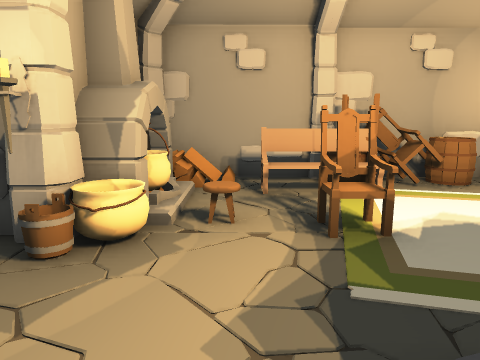
View 1 (above)

15 first-person views from a walk through a scene from a Unity 3-D project. The camera is 1.3 m above the floor, tilts 10° down and sees 70° across. Doors are open. The floor is counted in squares, 1 m on a side. Each view is taken from the middle of a square. On the plan, view 1 faces up. The plan holds only what a view shows up to about 15 squares ahead; the rest is blank. The player character is not drawn. Some surface patterns are stand-ins.

View 2
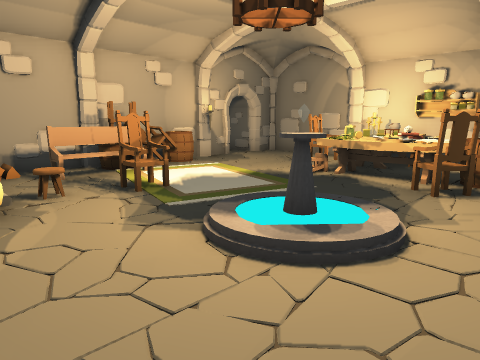

View 3
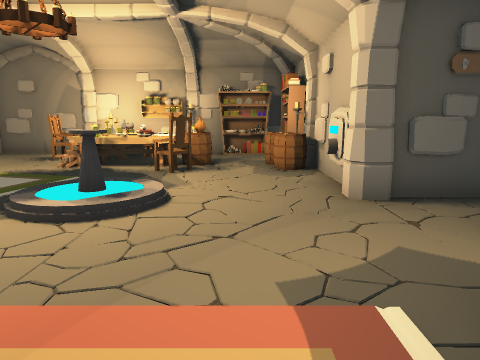

View 4
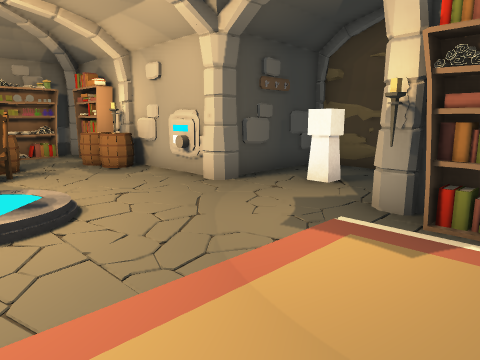

View 5
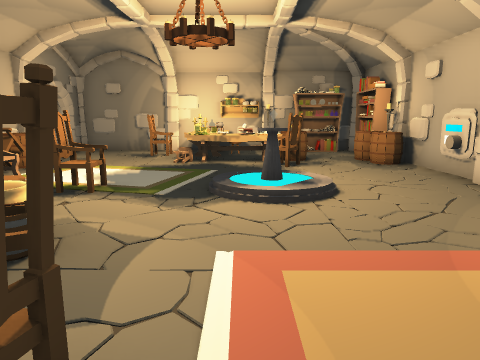

View 6
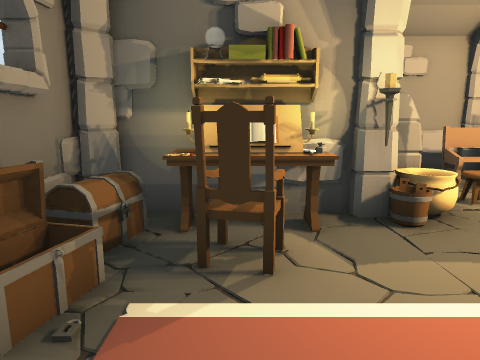

View 7
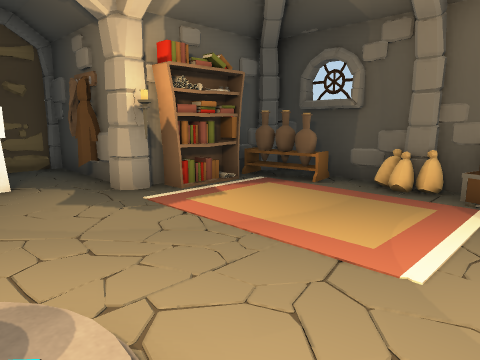

View 8
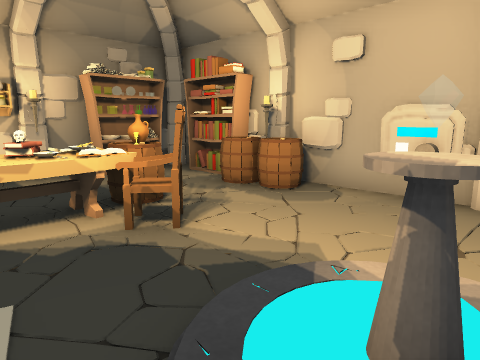

View 9
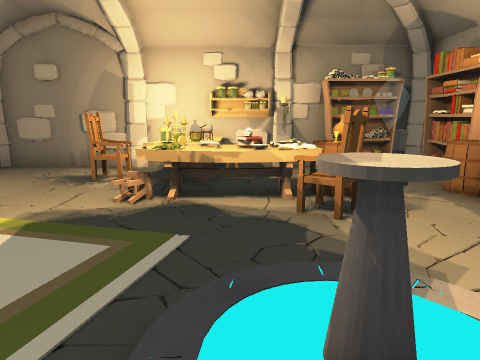

View 10
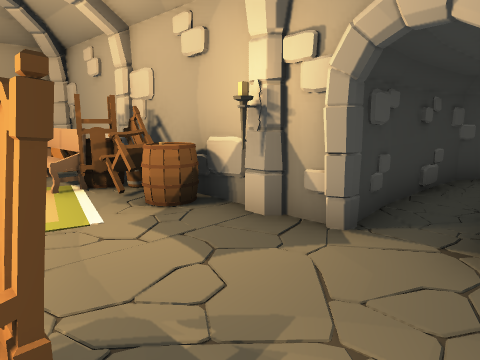

View 11
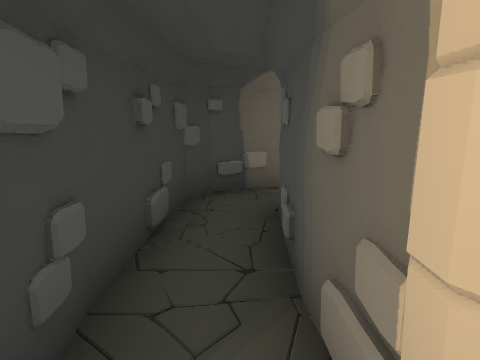

View 12
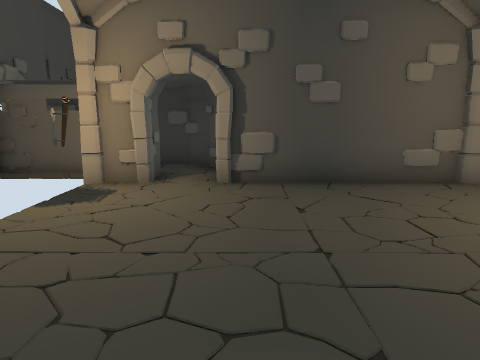

View 13
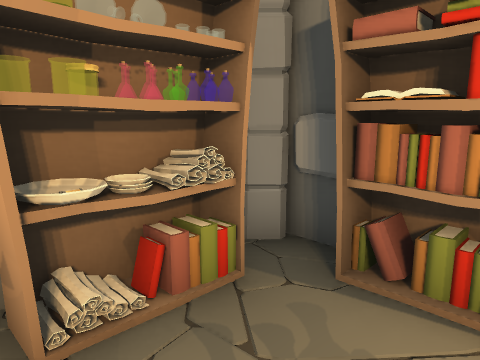

View 14
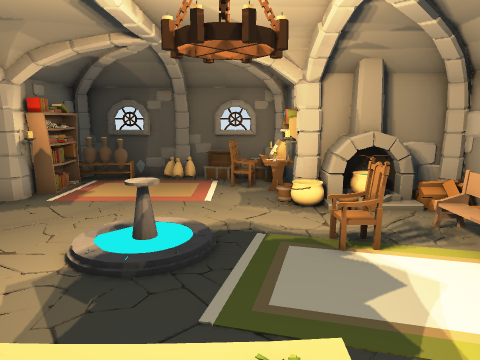

View 15
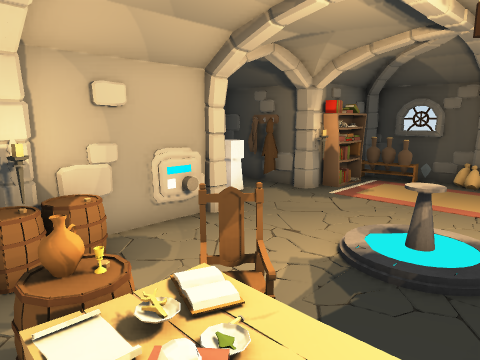

### Floor plan
Points are (right, up) in squares from view 1. A wall is a line through its corners. A room is listed if a view was taken in it or the views show most of it. See-through windows are left out.
Room 1 (views 1, 2, 3, 4, 5, 6, 7, 8, 9, 10, 11, 13, 14, 15)
walls: (-1.9, 4.1) (-1.9, 3.7) (-5.8, 3.7); (-2.1, 3.9) (-2.1, 3.2); (3.4, -4.1) (5.6, -4.1); (-2.1, 4.5) (-2.1, 4); (4.1, -4) (4.6, -4); (4.5, -3.9) (5.1, -4); (1.6, -5.5) (1.7, -4.8); (1.9, 7.7) (-1.6, 7.7) (-2, 7.2) (-2, 6.4); (1.7, -5.8) (1.6, -5.3); (-2.1, -4.5) (-2.1, -8) (1.7, -8) (1.7, -4.5); (-2, -5.1) (-1.8, -5.3) (-1.8, -5.8); (5.6, 7.7) (2, 7.7); (-5.7, 2.3) (-6, 1.6); (9.7, 2.4) (9.7, 3.6); (-1.8, -6) (-1.7, -6.5); (-5.6, 3.6) (-6.2, 3); (-5.9, 2.6) (-5.9, 1.5); (-6, 2.2) (-5.9, 1.7); (9.7, -1.5) (9.7, -0.4); (6.9, 7.5) (6.6, 7.7) (6, 7.7) (6, 7.2); (-5.9, -1.4) (-5.9, -2.9); (9.7, 4.1) (9.7, 7.7) (8.9, 7.7); (8.6, -4.1) (9.4, -4.1); (-6.1, -1.4) (-6.1, -3.7); (9.6, 4.7) (9.7, 5.3); (-6.1, 3.5) (-6.1, 1.5); (-5.8, -2.4) (-5.9, -3); (9.2, -4) (9.5, -3.6); (9.7, -3.8) (9.7, -3); (0, -7.9) (0.6, -8.1); (9.7, 6.2) (9.6, 6.7); (-6.3, -3.2) (-5.6, -3.9); (8.6, 7.6) (8.3, 8); (9.6, 6.5) (9.7, 7.2) (9.1, 7.9)
low walls: (-3.1, 3.6) (-3.9, 3.7); (0.9, 7.6) (0, 7.8); (-2.3, -4.6) (-1.8, -5.3); (5.4, 7.7) (4.4, 7.6); (9.7, 4.1) (9.6, 4.9); (-0.2, -8) (0.5, -7.9); (-1.8, -7.9) (-0.8, -8)
ways out: open door at (8, 8) to room 3
objects: other object (-6, -1); other object (-6, 0); other object (-6, 1); other object (-5, -4); other object (-5, -3) to (-5, -2); other object (-5, 0); other object (-5, 2); other object (-5, 3); other object (-4, -4); other object (-4, -3); other object (-4, 2); other object (-4, 3); other object (-3, -4); other object (-3, 1); other object (-3, 3); other object (-2, -4); other object (-2, 5) to (-1, 5); other object (-2, 6) to (-1, 6); other object (-1, 4); other object (-1, 7); other object (0, -6) to (0, -5); other object (1, 4) to (2, 4); other object (1, 5); other object (2, -4); other object (2, 6); other object (2, 7); other object (3, -4); other object (3, 7) to (3, 8); other object (4, 7); other object (5, -3); other object (5, -1) to (5, 0); other object (5, 7); other object (6, -3); other object (6, -1); other object (7, -4); other object (7, 4) to (8, 4); other object (8, -4); other object (8, 3); other object (9, -2); other object (9, -1); other object (9, 2); other object (9, 3); other object (10, 0); other object (10, 1); other object (10, 2)
Room 2 (view 12)
walls: (10.2, 18.9) (9.9, 17.5); (9.9, 18.9) (9.9, 13.8); (10.1, 12.1) (9.9, 11.8); (9.9, 12.1) (9.9, 11.1)
ways out: opening at (9.5, 13) to room 3
Room 3 (no view inside)
walls: (7, 12.7) (6.9, 8.9); (8.6, 10.5) (8.3, 10.8); (8.9, 13.6) (8.1, 13.5) (7.5, 13.1) (7, 12.4); (6.9, 9.4) (7.1, 8.1); (6.9, 8.8) (6.9, 8); (8.6, 8.4) (8.3, 10.5); (8.5, 7.6) (8.5, 12.1) (10.1, 12.1)
ways out: open door at (8, 8) to room 1; opening at (9.5, 13) to room 2

Where each view was taken, in squares from view 1:
view 1: 0 up, 0 right, facing up
view 2: 2 down, 2 left, facing up-right
view 3: 2 down, 4 left, facing right
view 4: 1 up, 4 left, facing down-right
view 5: 1 up, 5 left, facing right
view 6: 1 down, 4 left, facing up
view 7: 2 up, 1 right, facing down-left
view 8: 2 up, 1 right, facing down-right
view 9: 1 up, 0 right, facing right
view 10: 4 up, 9 right, facing up-left
view 11: 7 up, 8 right, facing up
view 12: 14 up, 17 right, facing left
view 13: 1 down, 7 right, facing down-right
view 14: 2 up, 7 right, facing left
view 15: 2 up, 7 right, facing down-left
